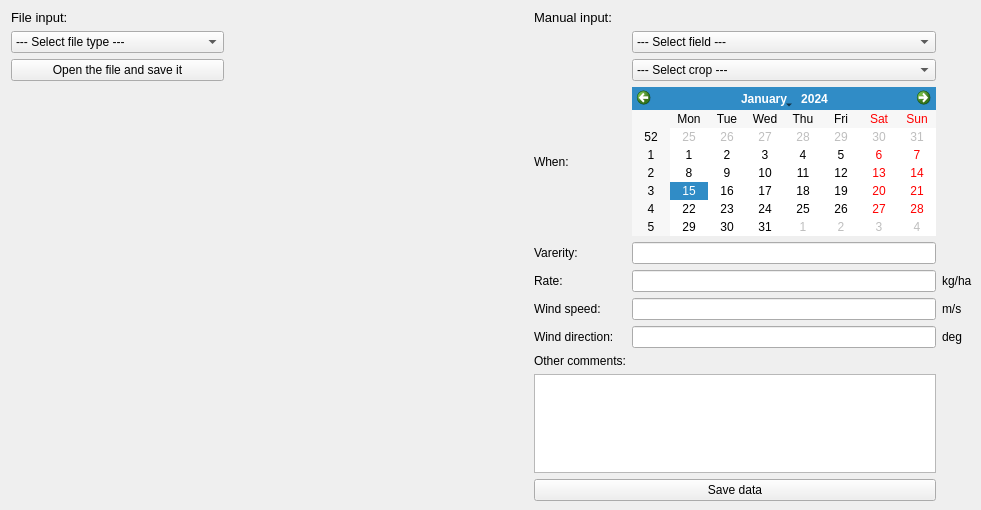
          <widget class="QWidget" name="tab_8">
           <attribute name="title">
            <string>Spraying</string>
           </attribute>
           <widget class="QWidget" name="gridLayoutWidget_9">
            <property name="geometry">
             <rect>
              <x>11</x>
              <y>10</y>
              <width>961</width>
              <height>491</height>
             </rect>
            </property>
            <layout class="QGridLayout" name="gridLayout_9">
             <item row="6" column="3">
              <widget class="QLineEdit" name="LESpWindSpeed"/>
             </item>
             <item row="8" column="2">
              <widget class="QLabel" name="label_36">
               <property name="text">
                <string>Other comments:</string>
               </property>
              </widget>
             </item>
             <item row="2" column="3">
              <widget class="QComboBox" name="CBSpCrop">
               <property name="locale">
                <locale language="English" country="UnitedKingdom"/>
               </property>
               <item>
                <property name="text">
                 <string>--- Select crop ---</string>
                </property>
               </item>
              </widget>
             </item>
             <item row="4" column="1">
              <spacer name="horizontalSpacer_6">
               <property name="orientation">
                <enum>Qt::Horizontal</enum>
               </property>
               <property name="sizeHint" stdset="0">
                <size>
                 <width>40</width>
                 <height>20</height>
                </size>
               </property>
              </spacer>
             </item>
             <item row="9" column="2" colspan="2">
              <widget class="QPlainTextEdit" name="LESpOther"/>
             </item>
             <item row="6" column="4">
              <widget class="QLabel" name="label_33">
               <property name="text">
                <string>m/s</string>
               </property>
              </widget>
             </item>
             <item row="7" column="4">
              <widget class="QLabel" name="label_100">
               <property name="text">
                <string>deg</string>
               </property>
              </widget>
             </item>
             <item row="7" column="2">
              <widget class="QLabel" name="label_101">
               <property name="text">
                <string>Wind direction:</string>
               </property>
              </widget>
             </item>
             <item row="4" column="2">
              <widget class="QLabel" name="label_37">
               <property name="text">
                <string>Varerity:</string>
               </property>
              </widget>
             </item>
             <item row="4" column="3">
              <widget class="QLineEdit" name="LESpVarerity"/>
             </item>
             <item row="5" column="3">
              <widget class="QLineEdit" name="LESpRate"/>
             </item>
             <item row="10" column="2" colspan="2">
              <widget class="QPushButton" name="PBSpSaveManual">
               <property name="enabled">
                <bool>true</bool>
               </property>
               <property name="locale">
                <locale language="English" country="UnitedKingdom"/>
               </property>
               <property name="text">
                <string>Save data</string>
               </property>
              </widget>
             </item>
             <item row="5" column="2">
              <widget class="QLabel" name="label_30">
               <property name="text">
                <string>Rate:</string>
               </property>
              </widget>
             </item>
             <item row="6" column="2">
              <widget class="QLabel" name="label_38">
               <property name="text">
                <string>Wind speed:</string>
               </property>
              </widget>
             </item>
             <item row="7" column="3">
              <widget class="QLineEdit" name="LESpWindDir"/>
             </item>
             <item row="0" column="0">
              <widget class="QLabel" name="label_39">
               <property name="font">
                <font>
                 <pointsize>10</pointsize>
                 <underline>false</underline>
                </font>
               </property>
               <property name="text">
                <string>File input:</string>
               </property>
              </widget>
             </item>
             <item row="1" column="3">
              <widget class="QComboBox" name="CBSpField">
               <property name="locale">
                <locale language="English" country="UnitedKingdom"/>
               </property>
               <item>
                <property name="text">
                 <string>--- Select field ---</string>
                </property>
               </item>
              </widget>
             </item>
             <item row="1" column="0">
              <widget class="QComboBox" name="CBSpFileType">
               <property name="locale">
                <locale language="English" country="UnitedKingdom"/>
               </property>
               <item>
                <property name="text">
                 <string>--- Select file type ---</string>
                </property>
               </item>
               <item>
                <property name="text">
                 <string>Text file (.csv; .txt)</string>
                </property>
               </item>
               <item>
                <property name="text">
                 <string>Iso Bin XML files (.xml+.bin)</string>
                </property>
               </item>
               <item>
                <property name="text">
                 <string>Shape file (.shp)</string>
                </property>
               </item>
               <item>
                <property name="text">
                 <string>Databasefile (.db)</string>
                </property>
               </item>
               <item>
                <property name="text">
                 <string>Georeferenced Raster (.tif; .geotif)</string>
                </property>
               </item>
              </widget>
             </item>
             <item row="2" column="0">
              <widget class="QPushButton" name="PBSpAddFile">
               <property name="locale">
                <locale language="English" country="UnitedKingdom"/>
               </property>
               <property name="text">
                <string>Open the file and save it</string>
               </property>
              </widget>
             </item>
             <item row="0" column="2" colspan="2">
              <widget class="QLabel" name="label_35">
               <property name="font">
                <font>
                 <pointsize>10</pointsize>
                 <underline>false</underline>
                </font>
               </property>
               <property name="text">
                <string>Manual input:</string>
               </property>
              </widget>
             </item>
             <item row="5" column="4">
              <widget class="QLabel" name="label_34">
               <property name="text">
                <string>kg/ha</string>
               </property>
              </widget>
             </item>
             <item row="3" column="2">
              <widget class="QLabel" name="label_59">
               <property name="text">
                <string>When:</string>
               </property>
              </widget>
             </item>
             <item row="3" column="3">
              <widget class="QCalendarWidget" name="DESpraying"/>
             </item>
            </layout>
           </widget>
          </widget>
